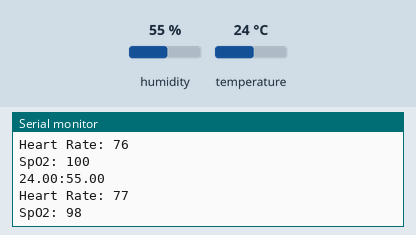
Simulated run of this program. Board: ESP32. Shown: the last lines printed to the serial monitor. The test bench sets the inputs (shaded band); at power-on: humidity 55 %, temperature 24 °C. Random numbers use the default seed unless the program sets one; nothing arrives over Bluetooth unless stated; a phone connects over Bluetooth LE 3 s after start.

Above: at 2.8 s.
2.9 s: humidity set to 22 %
At 4.9 s:
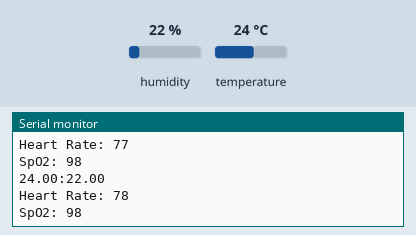
5.6 s: temperature set to 12 °C
At 7.0 s:
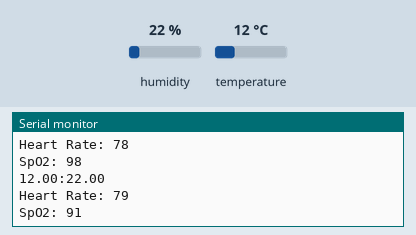
8.3 s: humidity set to 40 %
At 11.2 s:
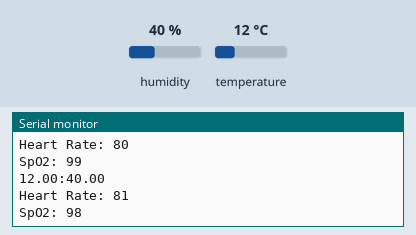
Timing chart, 0 to 12.7 s (numbered marks = the images above; inputs shaded):
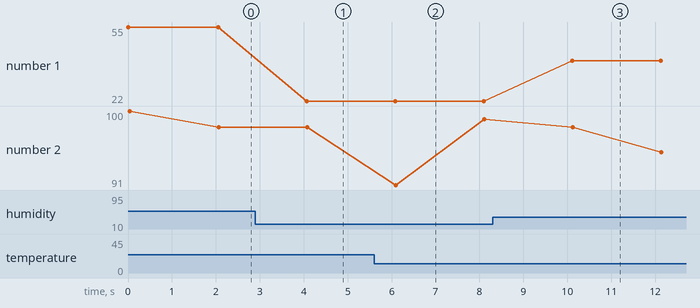

Measured:
- after the input at 2.9 s, the serial monitor: prints a new line after 1.2 s (image 1)
- after the input at 5.6 s, the serial monitor: prints a new line after 0.48 s (image 2)
- after the input at 8.3 s, the serial monitor: prints a new line after 1.8 s (image 3)
- plotted number 1: 55 → 22 after the input at 2.9 s, 22 → 40 after the input at 8.3 s

The program:

main.cpp
```cpp
#include <Arduino.h>
#include <Adafruit_Sensor.h>
#include <DHT.h>
#include <BLEDevice.h>
#include <BLEUtils.h>
#include <BLEServer.h>

#define DHTPIN 4
#define DHTTYPE DHT22

DHT dht(DHTPIN, DHTTYPE);


int batimentos = 75;  // Valor inicial de batimentos cardíacos
int saturacao = 98;   // Saturação de oxigênio (SpO2)

// Variáveis de BLE
BLECharacteristic *pCharacteristicBatimentos;
BLECharacteristic *pCharacteristicSpO2;

BLEServer *pServer;
BLEService *pServiceBatimentos;
BLEService *pServiceSpO2;

void setup() {
  Serial.begin(9600);

  dht.begin();
  pinMode(DHTPIN, INPUT);

  Serial.println("Starting BLE work!");

  // Inicializa o dispositivo BLE
  BLEDevice::init("TecMoveis");

  // Cria o servidor BLE
  pServer = BLEDevice::createServer();

  // Cria o serviço de Batimentos Cardíacos (Heart Rate - UUID 0x180D)
  // Neste caso está sendo usado UUID padrão de 16bits e não o de 128 bits.
  // tanto para batimentos como SpO2.
  pServiceBatimentos = pServer->createService(BLEUUID((uint16_t)0x180D));
  pCharacteristicBatimentos = pServiceBatimentos->createCharacteristic(
                                  BLEUUID((uint16_t)0x2A37),  // Heart Rate Measurement
                                  BLECharacteristic::PROPERTY_READ |
                                  BLECharacteristic::PROPERTY_NOTIFY
                              );

  // Cria o serviço de Saturação de Oxigênio (SpO2)
  pServiceSpO2 = pServer->createService(BLEUUID((uint16_t)0x1810)); // UUID customizado
  pCharacteristicSpO2 = pServiceSpO2->createCharacteristic(
                                  BLEUUID((uint16_t)0x2A5F),  // Saturation (SpO2)
                                  BLECharacteristic::PROPERTY_READ |
                                  BLECharacteristic::PROPERTY_NOTIFY
                              );

  // Inicia os serviços
  pServiceBatimentos->start();
  pServiceSpO2->start();

  // Inicia a publicidade BLE
  BLEAdvertising *pAdvertising = BLEDevice::getAdvertising();
  pAdvertising->addServiceUUID(BLEUUID((uint16_t)0x180D)); // Heart Rate Service
  pAdvertising->addServiceUUID(BLEUUID((uint16_t)0x1810)); // SpO2 Service

  pAdvertising->setScanResponse(true);
  pAdvertising->setMinPreferred(0x06);  // Ajusta para melhorar a conectividade com dispositivos
  BLEDevice::startAdvertising();
  Serial.println("BLE services and characteristics configuradas!");

}

void loop() {

  Serial.println(
    String(dht.readTemperature()) + ':' +
    String(dht.readHumidity())
  );

  delay(10);


  // Simula a alteração dos dados
  batimentos = (batimentos + 1) % 120;  // Batimentos entre 1 e 119
  saturacao = 90 + (rand() % 11);       // Saturação de 90 a 100%

  // Atualiza a característica de batimentos cardíacos
  uint8_t heartRateValue = batimentos;
  uint8_t heartRateData[4] = {0x06, heartRateValue}; // Flags e valor de batimento
  pCharacteristicBatimentos->setValue(heartRateData, sizeof(heartRateData));
  pCharacteristicBatimentos->notify();

  // Atualiza a característica de Saturação (SpO2)
  uint8_t SpO2Data[2] = {0x06, saturacao}; // Flags e valor de SpO2
  pCharacteristicSpO2->setValue(SpO2Data, sizeof(SpO2Data));
  pCharacteristicSpO2->notify();

  // Exibe os dados no serial monitor
  Serial.print("Heart Rate: ");
  Serial.println(batimentos);
  Serial.print("SpO2: ");
  Serial.println(saturacao);

  delay(2000);  // Espera 2 segundos antes de enviar o próximo valor

}
```
